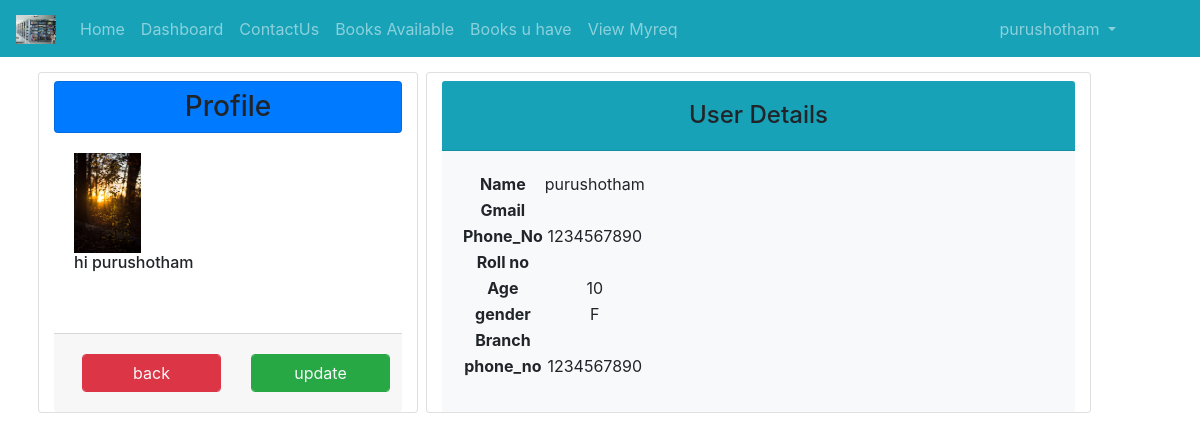
Page /pro/ (signed in) on the committed database.
### Library_App/models.py (models this page shows)
class User(AbstractUser):
	t = (
		(1,'student'),
		(2,'guest'),
		(3,'Staff'),
		)
	r=[('CSE','CSE'),('ECE','ECE'),('CIVIL','CIVIL'),('Mechanical','Mechanical'),('EEE','EEE'),('MBA','MBA')]
	role = models.IntegerField(default=2,choices=t)
	g=[('M',"Male"),('F','Female')]
	age=models.IntegerField(default=10)
	gender=models.CharField(max_length=10,choices=g,default="F")
	impf=models.ImageField(upload_to='profiles/',default="profile.jpg")
	Rg_No=models.CharField(max_length=120,default="")
	Branch=models.CharField(choices=r,max_length=120,default="")
	phone_no=models.CharField(null=True,default="1234567890",max_length=10)
	address=models.CharField(max_length=200,default="Tirupathi")
	Id_Card=models.FileField(upload_to='profiles/',default='')

### Library_App/views.py (the view)
# urls.py: path('pro/',views.profile,name='profile'),
def profile(request):
	return render(request,'html/profile.html')

### Library_App/templates/html/profile.html (shortened to what this page needs)
{% extends 'html/base.html' %}
{% block content %}
<div class="container">
	<div class="row">
		<div class="col-md-4  mt-4 card mx-2" Height=50%>
			<div class="card header bg-primary mt-2">
				<h3 class='mt-2 text-center'>Profile</h3>
			</div>
			<div class="card-body"  style = "height: 200px; ">
				<img src="{{user.impf.url}} "  style = "height:100px; ">
				<h6>hi {{user.username}}</h6>
			</div>
			<div class="card-footer">
				<div class='row'>
					<div class="col">
						<a href="{% url 'dsh' %} " class="form-control m-2 btn btn-danger text-light">back</a>
					</div>
					<div class="col">
						<a href="{% url 'upf' %} " class="form-control m-2 btn btn-success text-light">update</a>
					</div>
				</div>
			</div>
		</div>
		<div class="col-md-7 card mt-4  ">
			<div class=" card-header text-center bg-info mt-2">
			<h4 class='mt-2 text-center'>User Details</h4>
		</div>
			<div class="card-body bg-light">
				<table class="text-center">
				<tr>
				<th>Name</th>
				<td class="text-center">{{user.username}}</td>
				 </tr>
				 <tr>
				<th>Gmail </th>
				<td class=" mr-2">{{user.email}}</td>
				 </tr>
				 <tr>
				<th>Phone_No </th>
				<td class="text-center">{{user.phone_no}}</td>
				 </tr>
				 <tr>
				 	<th >Roll no</th>
				 	<td class="text-center mx-3" >{{user.Rg_No}}</td>
				 </tr>
				 <tr>
				 	<th >Age</th>
				 	<td class="text-center mx-3" >{{user.age}}</td>
				 </tr>
				 <tr>
				 	<th >gender</th>
				 	<td class="text-center mx-3" >{{user.gender}}</td>
				 </tr>
				 <tr>
				 	<th >Branch</th>
				 	<td class="text-center mx-3" >{{user.Branch}}</td>
				 </tr>
				 <tr>
				 	<th >phone_no</th>
				 	<td class="text-center mx-3" >{{user.phone_no}}</td>
				 </tr>
				</table>
			</div>
		</div>
	</div>
</div>		<br><br><br><br><br>
{% endblock %}

### Library_App/templates/html/navbar.html (shortened to what this page needs)
{% load static %}
<nav class="navbar fixed-top navbar-expand-sm bg-info navbar-dark mb-2">
  <a class="navbar-brand" href="{% url 'hm' %}">
    <img src="{% static 'images/libnew.jpg' %}" alt="logo" style="width:40px;">
  </a>
  <div class="collapse navbar-collapse" id="collapsibleNavbar">
  <ul class="navbar-nav">
    {% if not user.is_authenticated %}
    <li class="nav-item">
      <a class="nav-link" href="{% url 'hm' %}">Home</a>
    </li>
    <li class="nav-item">
      <a class="nav-link" href="{% url 'at' %}">AboutUs</a>
    </li>
    <li class="nav-item">
      <a class="nav-link" href="{% url 'ct' %}">Contact Details</a>
    </li>
    {% else %}
    {% if user.is_superuser %}
     <li class="nav-item">
      <a class="nav-link" href="{% url 'hm' %}">Home</a>
    </li>
     <li class="nav-item">
      <a class="nav-link" href="{% url 'dsh' %}">Dashboard</a>
    </li>
    </li>
     <li class="nav-item">
      <a class="nav-link" href="{% url 'books_avail' %}">Books_available</a>
    </li>
    <li class="nav-item">
      <a class="nav-link" href="{% url 'gperm' %}">Grant Permission</a>
    </li>
    <li class="dropdown">
      <a type="button" class="nav-link dropdown-toggle" data-toggle="dropdown">Books Status</a>
      <div class="dropdown-menu">
        <a class="dropdown-item" href="{% url 'issue_book' %}">Issued Books</a>
      <a class="dropdown-item" href="{% url 'Return_book' %}">Return Books</a></div>
    </li>
    <li class="nav-item" style='display:inline'>
      <a class="nav-link" href="{% url 'fine' %}">Fines List</a>
    </li>
    <li class="nav-item">
      <a class="nav-link" href="{% url 'viewn' %}">Students Requests</a>
    </li>
    {% else %}
   {% if user.role == 1 or user.role == 3 %}
      <li class="nav-item">
      <a class="nav-link" href="{% url 'hm' %}">Home</a>
    </li>
     <li class="nav-item">
      <a class="nav-link" href="{% url 'dsh' %}">Dashboard</a>
    </li>
    <li class="nav-item">
      <a class="nav-link" href="{% url 'ct' %}">ContactUs</a>
    </li>
    <li class="nav-item">
      <a class="nav-link" href="{% url 'studentbooks_avail' %}">Books Available</a>
    </li>
     <li class="nav-item">
      <a class="nav-link" href="{% url 'bk' %}">Books u have</a>
    </li>
    <li class="nav-item">
        <a class="nav-link" href="{% url 'myreq' %}">View Myreq</a>
      </li>
    {% endif %}
    {% endif %}
    {% endif %}
  </ul>
  <ul class="navbar-nav ml-auto" style="margin-right:60px">
    {% if not user.is_authenticated %}
    <li class="nav-item">
      <a class="nav-link" href="{% url 'log' %}">LogIn</a>
    </li>
    {% else %}
  <li class="dropdown">
    <a type="button" class="nav-link dropdown-toggle" data-toggle="dropdown">
      {% if user.role == 1 or user.is_superuser or user.role == 3 %}
      {{user.username}}
       {% else %}
       Guest
       {% endif %}
    </a>
</li>
{% endif %}
</ul>
</div>
</nav>
<br>
<br>

### rows in the picture
User: username "purushotham", impf (placeholder picture), phone_no "1234567890", age "10", gender "F"
